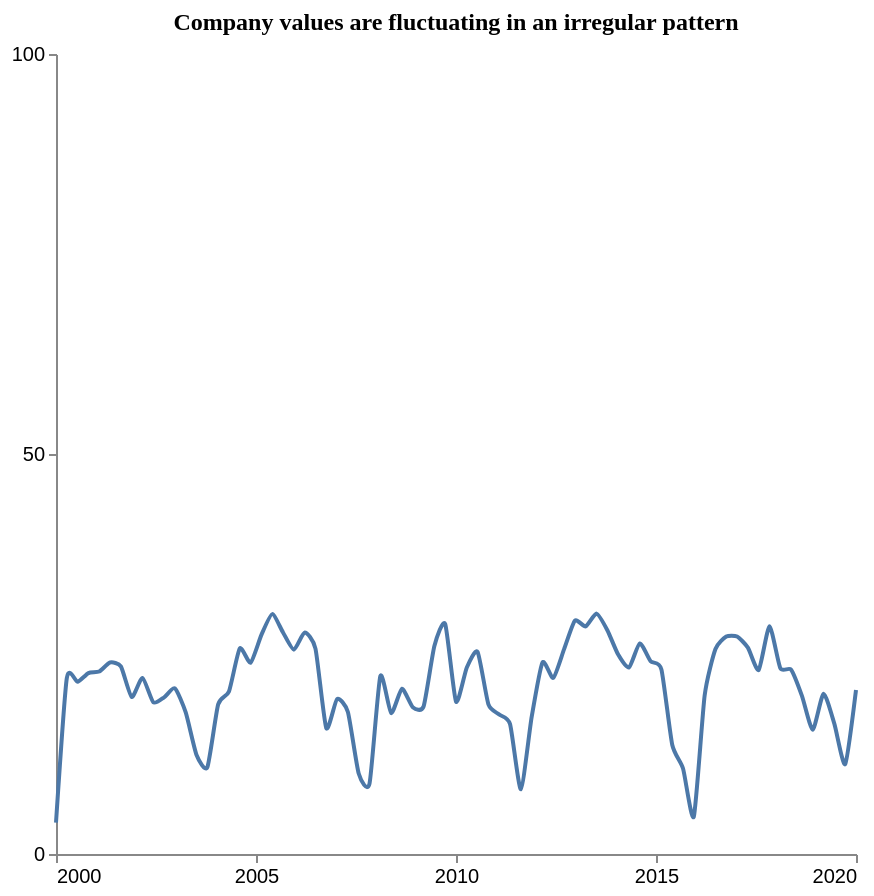

Vega-Lite specification for this chart:
### Vega-Lite specification from a JSON file in a GitHub repository (floating-point values rounded to 4 significant figures)
{"$schema": "https://vega.github.io/schema/vega-lite/v5.json", "description": "Pattern: Periodic", "data": {"values": [{"X": 2000.0, "Y": 3.919}, {"X": 2000.0, "Y": 21.98}, {"X": 2001.0, "Y": 21.52}, {"X": 2001.0, "Y": 22.62}, {"X": 2001.0, "Y": 22.81}, {"X": 2001.0, "Y": 23.93}, {"X": 2002.0, "Y": 23.45}, {"X": 2002.0, "Y": 19.63}, {"X": 2002.0, "Y": 22.01}, {"X": 2002.0, "Y": 18.96}, {"X": 2003.0, "Y": 19.59}, {"X": 2003.0, "Y": 20.7}, {"X": 2003.0, "Y": 17.7}, {"X": 2004.0, "Y": 12.37}, {"X": 2004.0, "Y": 10.84}, {"X": 2004.0, "Y": 18.7}, {"X": 2004.0, "Y": 20.32}, {"X": 2005.0, "Y": 25.7}, {"X": 2005.0, "Y": 23.91}, {"X": 2005.0, "Y": 27.39}, {"X": 2005.0, "Y": 29.98}, {"X": 2006.0, "Y": 27.7}, {"X": 2006.0, "Y": 25.54}, {"X": 2006.0, "Y": 27.69}, {"X": 2006.0, "Y": 25.68}, {"X": 2007.0, "Y": 15.74}, {"X": 2007.0, "Y": 19.38}, {"X": 2007.0, "Y": 17.75}, {"X": 2008.0, "Y": 10.06}, {"X": 2008.0, "Y": 8.803}, {"X": 2008.0, "Y": 22.25}, {"X": 2008.0, "Y": 17.62}, {"X": 2009.0, "Y": 20.65}, {"X": 2009.0, "Y": 18.35}, {"X": 2009.0, "Y": 18.44}, {"X": 2009.0, "Y": 26.0}, {"X": 2010.0, "Y": 28.74}, {"X": 2010.0, "Y": 19.06}, {"X": 2010.0, "Y": 23.32}, {"X": 2011.0, "Y": 25.26}, {"X": 2011.0, "Y": 18.7}, {"X": 2011.0, "Y": 17.43}, {"X": 2011.0, "Y": 16.23}, {"X": 2012.0, "Y": 8.096}, {"X": 2012.0, "Y": 17.13}, {"X": 2012.0, "Y": 23.95}, {"X": 2012.0, "Y": 22.02}, {"X": 2013.0, "Y": 25.61}, {"X": 2013.0, "Y": 29.17}, {"X": 2013.0, "Y": 28.44}, {"X": 2014.0, "Y": 30.05}, {"X": 2014.0, "Y": 27.98}, {"X": 2014.0, "Y": 24.93}, {"X": 2014.0, "Y": 23.32}, {"X": 2015.0, "Y": 26.32}, {"X": 2015.0, "Y": 24.1}, {"X": 2015.0, "Y": 23.07}, {"X": 2015.0, "Y": 13.66}, {"X": 2016.0, "Y": 10.68}, {"X": 2016.0, "Y": 4.68}, {"X": 2016.0, "Y": 19.81}, {"X": 2016.0, "Y": 25.62}, {"X": 2017.0, "Y": 27.18}, {"X": 2017.0, "Y": 27.18}, {"X": 2017.0, "Y": 25.8}, {"X": 2018.0, "Y": 23.01}, {"X": 2018.0, "Y": 28.47}, {"X": 2018.0, "Y": 23.23}, {"X": 2018.0, "Y": 23.04}, {"X": 2019.0, "Y": 19.77}, {"X": 2019.0, "Y": 15.54}, {"X": 2019.0, "Y": 20.04}, {"X": 2019.0, "Y": 16.27}, {"X": 2020.0, "Y": 11.23}, {"X": 2020.0, "Y": 20.49}]}, "mark": {"type": "line", "interpolate": "cardinal", "tension": 0.4}, "encoding": {"x": {"field": "X", "type": "quantitative", "title": "", "axis": {"grid": false, "format": "d", "values": [2000, 2005, 2010, 2015, 2020], "tickSize": 4}, "scale": {"domain": [2000, 2020]}}, "y": {"field": "Y", "type": "quantitative", "title": "", "axis": {"grid": false, "format": "d", "values": [0, 50, 100], "tickSize": 4, "tickOpacity": 1}, "scale": {"domain": [0, 100]}}}, "title": {"text": "Company values are fluctuating in an irregular pattern", "anchor": "middle", "font": "Tahoma", "fontSize": 12}, "config": {"lineBreak": "^", "view": {"stroke": null}}, "height": 400, "width": 400, "autosize": "pad"}
